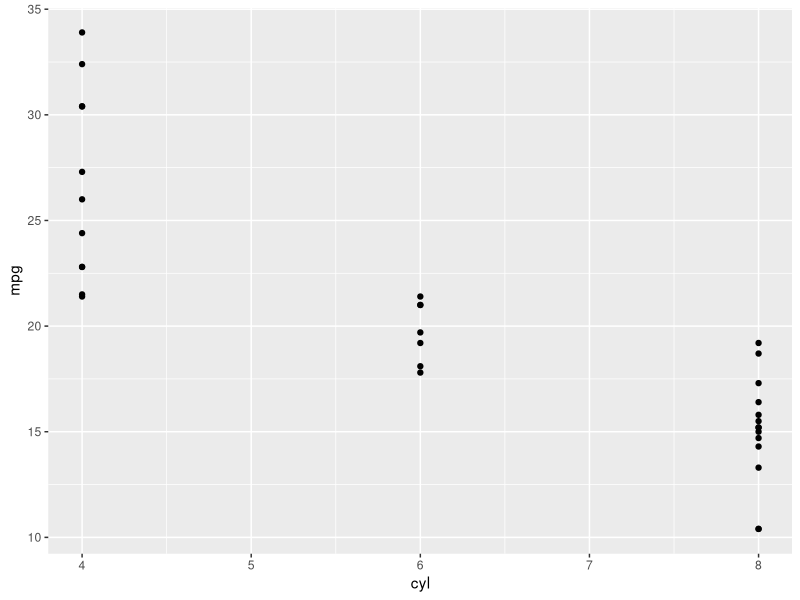
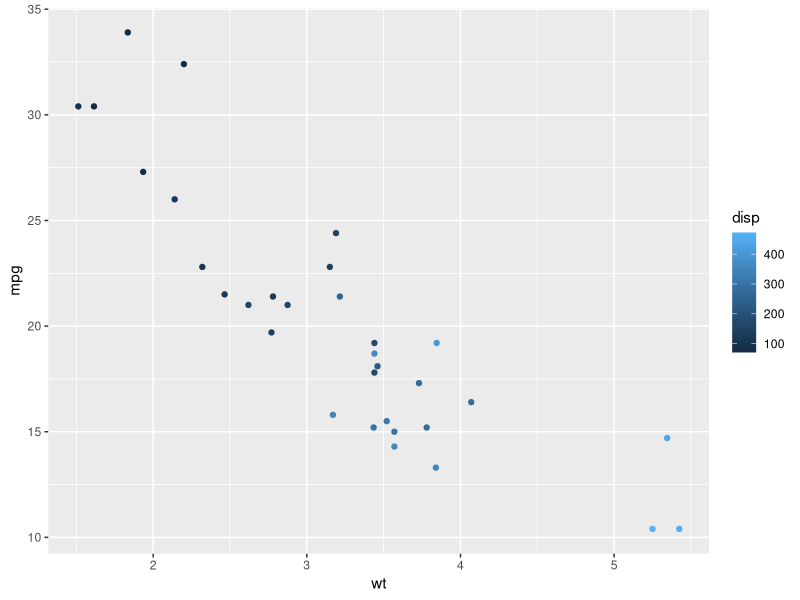
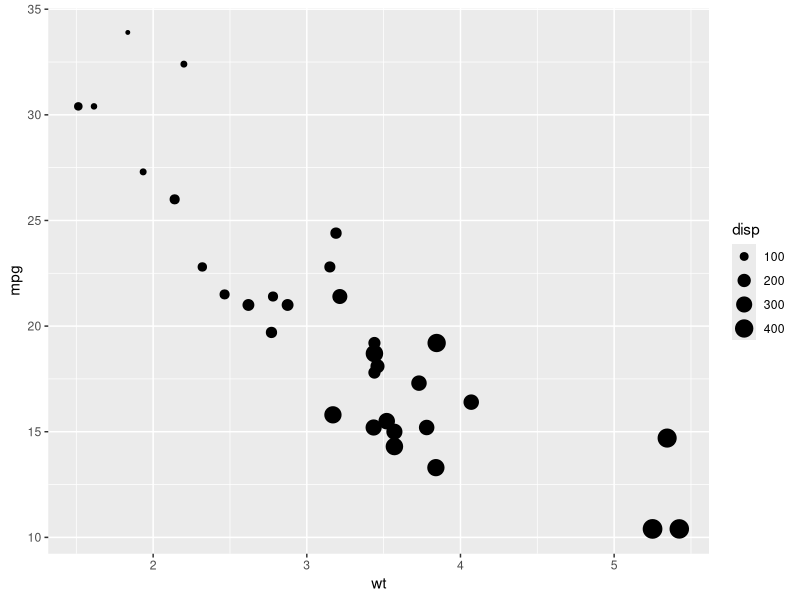
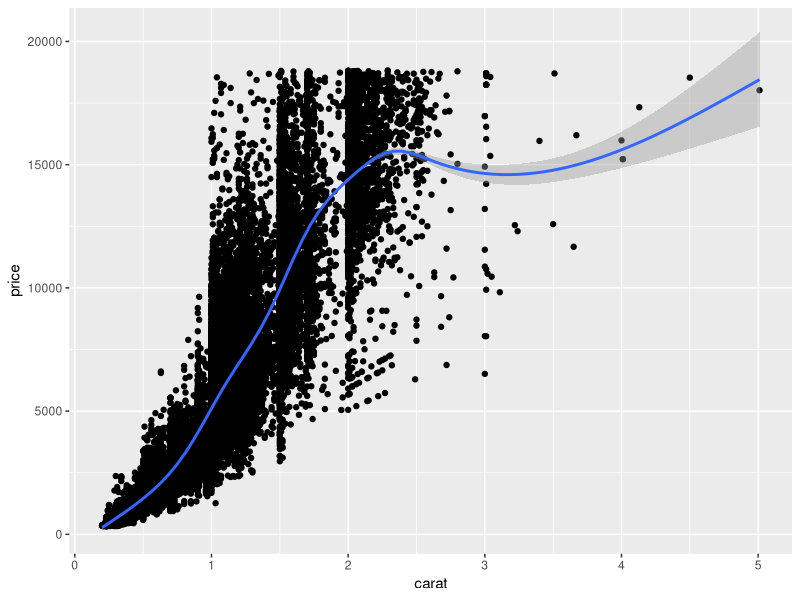
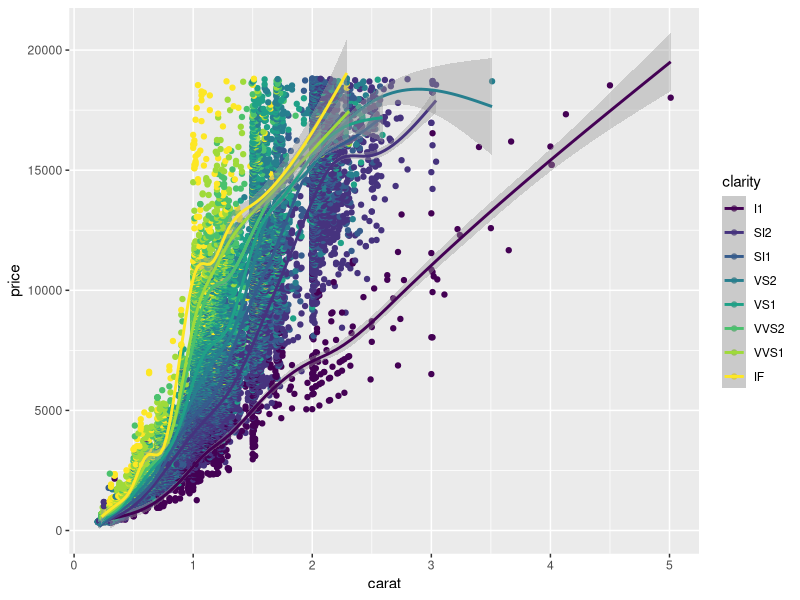
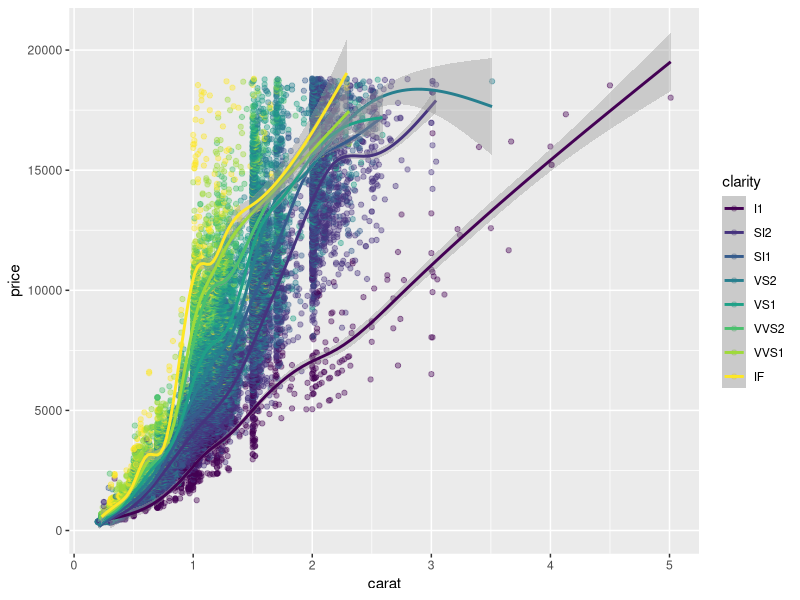
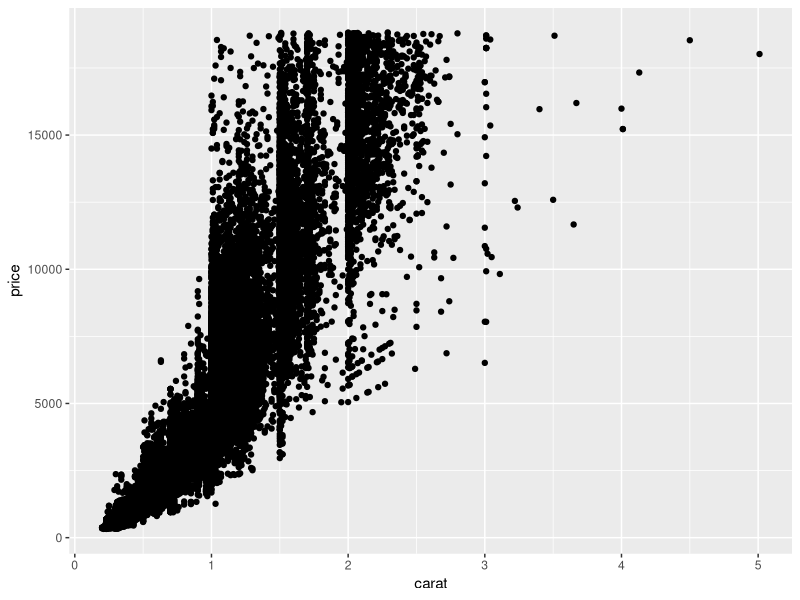
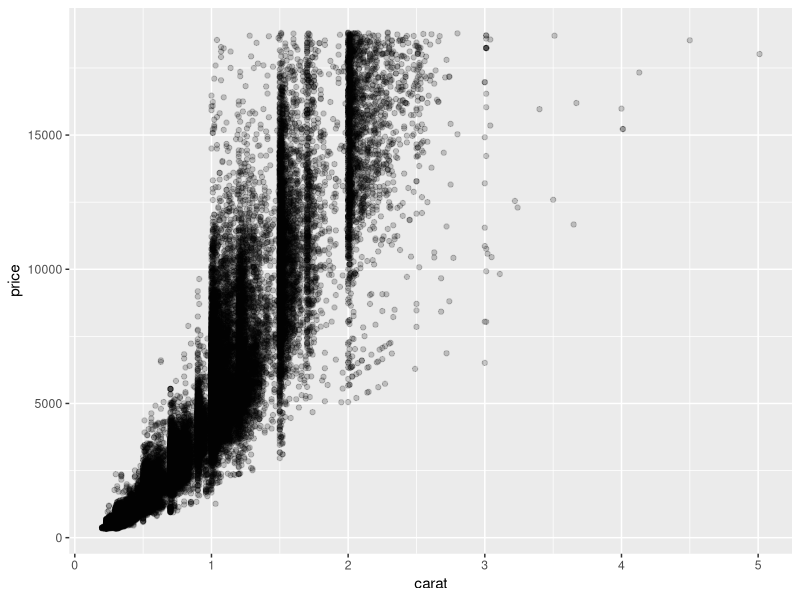

These charts were generated, in order, by the following R code: (Note: this script raises an error after producing the figures.)
# Load the ggplot2 package
library(ggplot2)

# Explore the mtcars data frame with str()
str(mtcars)

# Execute the following command
ggplot(mtcars, aes(cyl, mpg)) +
    geom_point()

# Change the color aesthetic to a size aesthetic
ggplot(mtcars, aes(wt, mpg, color = disp)) +
    geom_point()

# Change the color aesthetic to a size aesthetic
ggplot(mtcars, aes(wt, mpg, size = disp)) +
    geom_point()


# Explore the diamonds data frame with str()
str(diamonds)

# Add geom_smooth() with +
ggplot(diamonds, aes(carat, price)) +
    geom_point() +
    geom_smooth()


# Map the color aesthetic to clarity
ggplot(diamonds, aes(carat, price, color = clarity)) +
    geom_point() +
    geom_smooth()

# Make the points 40% opaque
ggplot(diamonds, aes(carat, price, color = clarity)) +
    geom_point(alpha = 0.4) +
    geom_smooth()

#how to save plots as variables
# Draw a ggplot
plt_price_vs_carat <- ggplot(
    # Use the diamonds dataset
    diamonds,
    # For the aesthetics, map x to carat and y to price
    aes(carat, price)
) 

# Add a point layer to plt_price_vs_carat
plt_price_vs_carat + geom_point()

# From previous step
plt_price_vs_carat <- ggplot(diamonds, aes(carat, price))

# Edit this to make points 20% opaque: plt_price_vs_carat_transparent
plt_price_vs_carat_transparent <- plt_price_vs_carat + geom_point(alpha = 0.2)

# See the plot
plt_price_vs_carat_transparent

# From previous step
plt_price_vs_carat <- ggplot(diamonds, aes(carat, price))

# Edit this to map color to clarity,
# Assign the updated plot to a new object
plt_price_vs_carat_by_clarity <- plt_price_vs_carat + geom_point(aes(color = clarity))

# See the plot
plt_price_vs_carat_by_clarity

# Map x to mpg and y to fcyl
ggplot(mtcars, aes(mpg, fcyl)) +
    geom_point()

# Swap mpg and fcyl
ggplot(mtcars, aes(fcyl, mpg)) +
    geom_point()

# Map x to wt, y to mpg and color to fcyl
ggplot(mtcars, aes(wt, mpg, color = fcyl)) +
    geom_point()

ggplot(mtcars, aes(wt, mpg, color = fcyl)) +
    # Set the shape and size of the points
    geom_point(shape = 1, size = 4)

#All shape values are described on the points() help page.
# Map fcyl to fill
ggplot(mtcars, aes(wt, mpg, fill = fcyl)) +
    geom_point(shape = 1, size = 4)

ggplot(mtcars, aes(wt, mpg, fill = fcyl)) +
    # Change point shape; set alpha
    geom_point(shape = 21, size = 4, alpha = 0.6)

# Map color to fam
ggplot(mtcars, aes(wt, mpg, fill = fcyl, color = fam)) +
    geom_point(shape = 21, size = 4, alpha = 0.6)

# Establish the base layer
plt_mpg_vs_wt <- ggplot(mtcars, aes(wt, mpg)) 
str(mtcars)

# Map fcyl to size
plt_mpg_vs_wt +
    geom_point(aes(size = fcyl))

# Map fcyl to alpha, not size
plt_mpg_vs_wt +
    geom_point(aes(alpha = fcyl))

# Map fcyl to shape, not alpha
plt_mpg_vs_wt +
    geom_point(aes(shape = fcyl))

# Base layer
plt_mpg_vs_wt <- ggplot(mtcars, aes(wt, mpg))

# Use text layer and map fcyl to label
plt_mpg_vs_wt +
    geom_text(aes(label = fcyl))

#Great! label and shape are only applicable to categorical data.
# A hexadecimal color
my_blue <- "#4ABEFF"

ggplot(mtcars, aes(wt, mpg)) +
    # Set the point color and alpha
    geom_point(color = my_blue, alpha = 0.6)

# A hexadecimal color
my_blue <- "#4ABEFF"

# Change the color mapping to a fill mapping
ggplot(mtcars, aes(wt, mpg, fill = fcyl)) +
    # Set point size and shape
    geom_point(color = my_blue, size = 10, shape = 1)

ggplot(mtcars, aes(wt, mpg, color = fcyl)) +
    # Add point layer with alpha 0.5
    geom_point(alpha = 0.5)


ggplot(mtcars, aes(wt, mpg, color = fcyl)) +
    # Add text layer with label rownames(mtcars) and color red
    geom_text(label = row.names(mtcars), color = "red")

ggplot(mtcars, aes(wt, mpg, color = fcyl)) +
    # Add points layer with shape 24 and color yellow
    geom_point(shape = 24, color = "yellow")

# 3 aesthetics: qsec vs. mpg, colored by fcyl
ggplot(mtcars, aes(mpg, qsec, color = fcyl)) +
    geom_point()

# 4 aesthetics: add a mapping of shape to fam
ggplot(mtcars, aes(mpg, qsec, color = fcyl, shape = fam)) +
    geom_point()

# 4 aesthetics: add a mapping of shape to fam
ggplot(mtcars, aes(mpg, qsec, color = fcyl, shape = fam)) +
    geom_point()

ggplot(mtcars, aes(fcyl, fill = fam)) +
    geom_bar() +
    # Set the axis labels
    labs(x = "Number of Cylinders", y = "Count")

#scale_color_manual() defines properties of the color scale (i.e. axis). The first argument sets the legend title. values is a named vector of colors to use.
palette <- c(automatic = "#377EB8", manual = "#E41A1C")

ggplot(mtcars, aes(fcyl, fill = fam)) +
    geom_bar() +
    labs(x = "Number of Cylinders", y = "Count") +
    # Set the fill color scale
    scale_fill_manual("Transmission", values = palette)

palette <- c(automatic = "#377EB8", manual = "#E41A1C")

# Set the position
ggplot(mtcars, aes(fcyl, fill = fam)) +
    geom_bar(position = "dodge") +
    labs(x = "Number of Cylinders", y = "Count")
scale_fill_manual("Transmission", values = palette)

# Plot 0 vs. mpg
ggplot(mtcars, aes(mpg, y =0)) +
    # Add jitter 
    geom_point(position = "jitter")

ggplot(mtcars, aes(mpg, 0)) +
    geom_jitter() +
    # Set the y-axis limits
    ylim(-2, 2)

#Typically, the dependent variable is mapped onto the the y-axis and the independent variable is mapped onto the x-axis.
# Plot price vs. carat, colored by clarity
plt_price_vs_carat_by_clarity <- ggplot(diamonds, aes(carat, price, color = clarity))

# Add a point layer with tiny points
plt_price_vs_carat_by_clarity + geom_point(alpha = 0.5, shape = ".")

# Plot base
plt_mpg_vs_fcyl_by_fam <- ggplot(mtcars, aes(fcyl, mpg, color = fam))

# Default points are shown for comparison
plt_mpg_vs_fcyl_by_fam + geom_point()

# Alter the point positions by jittering, width 0.3
plt_mpg_vs_fcyl_by_fam + geom_point(position = position_jitter(width = 0.3))

# Plot base
plt_mpg_vs_fcyl_by_fam <- ggplot(mtcars, aes(fcyl, mpg, color = fam))

# Default points are shown for comparison
plt_mpg_vs_fcyl_by_fam + geom_point()

# Now jitter and dodge the point positions
plt_mpg_vs_fcyl_by_fam + geom_point(position = position_jitterdodge(jitter.width = 0.3, dodge.width = 0.3))

#Overplotting 3: Low-precision data
ggplot(iris, aes(Sepal.Length, Sepal.Width, color = Species)) +
    # Swap for jitter layer with width 0.1
    geom_jitter(alpha = 0.5, width = 0.1)

ggplot(iris, aes(Sepal.Length, Sepal.Width, color = Species)) +
    # Set the position to jitter
    geom_point(alpha = 0.5, position = "jitter")

ggplot(iris, aes(Sepal.Length, Sepal.Width, color = Species)) +
    # Use a jitter position function with width 0.1
    geom_point(alpha = 0.5, position = position_jitter(width = 0.1))

#Overplotting 4: Integer data
# Examine the structure of Vocab
str(Vocab)

# Plot vocabulary vs. education
ggplot(Vocab, aes(education, vocabulary)) +
    # Add a point layer
    geom_point()

ggplot(Vocab, aes(education, vocabulary)) +
    # Change to a jitter layer
    geom_jitter()

ggplot(Vocab, aes(education, vocabulary)) +
    # Set the transparency to 0.2
    geom_jitter(alpha = 0.2)

ggplot(Vocab, aes(education, vocabulary)) +
    # Set the shape to 1
    geom_jitter(alpha = 0.2, shape = 1)

# Plot mpg
ggplot(mtcars, aes(mpg)) +
    # Add a histogram layer
    geom_histogram()

ggplot(mtcars, aes(mpg)) +
    # Set the binwidth to 1
    geom_histogram(binwidth = 1)

# Map y to ..density..
ggplot(mtcars, aes(mpg, ..density..)) +
    geom_histogram(binwidth = 1)

datacamp_light_blue <- "#51A8C9"

ggplot(mtcars, aes(mpg, ..density..)) +
    # Set the fill color to datacamp_light_blue
    geom_histogram(binwidth = 1, fill = datacamp_light_blue)

#Good job! Histograms are one of the most common exploratory plots for continuous data. If you want to use density on the y-axis be sure to set your binwidth to an intuitive value.
# Update the aesthetics so the fill color is by fam
ggplot(mtcars, aes(mpg, fill = fam)) +
    geom_histogram(binwidth = 1)

ggplot(mtcars, aes(mpg, fill = fam)) +
    # Change the position to dodge
    geom_histogram(binwidth = 1, position = "dodge")

ggplot(mtcars, aes(mpg, fill = fam)) +
    # Change the position to fill
    geom_histogram(binwidth = 1, position = "fill")

ggplot(mtcars, aes(mpg, fill = fam)) +
    # Change the position to identity, with transparency 0.4
    geom_histogram(binwidth = 1, position = "identity", alpha = 0.4)

# Plot fcyl, filled by fam
ggplot(mtcars, aes(fcyl, fill = fam)) +
    # Add a bar layer
    geom_bar()

ggplot(mtcars, aes(fcyl, fill = fam)) +
    # Set the position to "fill"
    geom_bar(position = "fill")

ggplot(mtcars, aes(fcyl, fill = fam)) +
    # Change the position to "dodge"
    geom_bar(position = "dodge")

ggplot(mtcars, aes(cyl, fill = fam)) +
    # Change position to use the functional form, with width 0.2
    geom_bar(position = position_dodge(width = 0.2))

ggplot(mtcars, aes(cyl, fill = fam)) +
    # Set the transparency to 0.6
    geom_bar(position = position_dodge(width = 0.2), alpha = 0.6)

# Plot education, filled by vocabulary
ggplot(Vocab, aes(education, fill = vocabulary))

# Plot education, filled by vocabulary
ggplot(Vocab, aes(education, fill = vocabulary)) +
    # Add a bar layer with position "fill"
    geom_bar(position = "fill")

# Plot education, filled by vocabulary
ggplot(Vocab, aes(education, fill = vocabulary)) +
    # Add a bar layer with position "fill"
    geom_bar(position = "fill") +
    # Add a brewer fill scale with default palette
    scale_fill_brewer()

# Print the head of economics
head(economics)

# Using economics, plot unemploy vs. date
ggplot(economics, aes(date, unemploy)) +
    # Make it a line plot
    geom_line()

# Change the y-axis to the proportion of the population that is unemployed
ggplot(economics, aes(date, unemploy / pop)) +
    geom_line()

# Plot the Rainbow Salmon time series
ggplot(fish.species, aes(x = Year, y = Rainbow)) +
    geom_line()


# Plot the Pink Salmon time series
ggplot(fish.species, aes(Year, Pink)) +
    geom_line()


# Plot multiple time-series by grouping by species
ggplot(fish.tidy, aes(Year, Capture)) +
    geom_line(aes(group = Species))

# Plot multiple time-series by coloring by species
ggplot(fish.tidy, aes(x = Year, y = Capture, color = Species)) +
    geom_line()

# View the default plot
plt_prop_unemployed_over_time

# Remove legend entirely
plt_prop_unemployed_over_time +
    theme(legend.position = "none")

# Position the legend at the bottom of the plot
plt_prop_unemployed_over_time +
    theme(legend.position = "bottom")

# Position the legend inside the plot at (0.6, 0.1)
plt_prop_unemployed_over_time +
    theme(legend.position = c(0.6, 0.1))

plt_prop_unemployed_over_time +
    theme(
        # For all rectangles, set the fill color to grey92
        rect = element_rect(fill = "grey92"),
        # For the legend key, turn off the outline
        legend.key = element_rect(color = NA)
    )

plt_prop_unemployed_over_time +
    theme(
        rect = element_rect(fill = "grey92"),
        legend.key = element_rect(color = NA),
        # Turn off axis ticks
        axis.ticks = element_blank(),
        # Turn off the panel grid
        panel.grid = element_blank()
    )

plt_prop_unemployed_over_time +
    theme(
        rect = element_rect(fill = "grey92"),
        legend.key = element_rect(color = NA),
        axis.ticks = element_blank(),
        panel.grid = element_blank(),
        # Add major y-axis panel grid lines back
        panel.grid.major.y = element_line(
            # Set the color to white
            color = "white",
            # Set the size to 0.5
            size = 0.5,
            # Set the line type to dotted
            linetype = "dotted"
        )
    )

plt_prop_unemployed_over_time +
    theme(
        rect = element_rect(fill = "grey92"),
        legend.key = element_rect(color = NA),
        axis.ticks = element_blank(),
        panel.grid = element_blank(),
        panel.grid.major.y = element_line(
            color = "white",
            size = 0.5,
            linetype = "dotted"
        ),
        # Set the axis text color to grey25
        axis.text = element_text(color = "grey25"),
        # Set the plot title font face to italic and font size to 16
        plot.title = element_text(size = 16, face = "italic")
    )

# View the original plot
plt_mpg_vs_wt_by_cyl

plt_mpg_vs_wt_by_cyl +
    theme(
        # Set the axis tick length to 2 lines
        axis.ticks.length = unit(2, "lines")
    )

plt_mpg_vs_wt_by_cyl +
    theme(
        # Set the legend key size to 3 centimeters
        legend.key.size = unit(3, "cm")
    )

plt_mpg_vs_wt_by_cyl +
    theme(
        # Set the legend margin to (20, 30, 40, 50) points
        legend.margin = margin(20, 30, 40, 50, "pt")
    )

plt_mpg_vs_wt_by_cyl +
    theme(
        # Set the plot margin to (10, 30, 50, 70) millimeters
        plot.margin = margin(10, 30, 50, 70, "mm")
    )

#built-in themes
# Add a black and white theme
plt_prop_unemployed_over_time +
    theme_bw()

# Add a void theme
plt_prop_unemployed_over_time +
    theme_classic()

# Add a void theme
plt_prop_unemployed_over_time +
    theme_void()

# Use the fivethirtyeight theme
plt_prop_unemployed_over_time +
    theme_fivethirtyeight()

# Use Tufte's theme
plt_prop_unemployed_over_time +
    theme_tufte()

# Use the Wall Street Journal theme
plt_prop_unemployed_over_time +
    theme_wsj()

# Theme layer saved as an object, theme_recession
theme_recession <- theme(
    rect = element_rect(fill = "grey92"),
    legend.key = element_rect(color = NA),
    axis.ticks = element_blank(),
    panel.grid = element_blank(),
    panel.grid.major.y = element_line(color = "white", size = 0.5, linetype = "dotted"),
    axis.text = element_text(color = "grey25"),
    plot.title = element_text(face = "italic", size = 16),
    legend.position = c(0.6, 0.1)
)

# Combine the Tufte theme with theme_recession
theme_tufte_recession <- theme_tufte() + theme_recession

# Add the recession theme to the plot
plt_prop_unemployed_over_time + theme_tufte_recession

theme_recession <- theme(
    rect = element_rect(fill = "grey92"),
    legend.key = element_rect(color = NA),
    axis.ticks = element_blank(),
    panel.grid = element_blank(),
    panel.grid.major.y = element_line(color = "white", size = 0.5, linetype = "dotted"),
    axis.text = element_text(color = "grey25"),
    plot.title = element_text(face = "italic", size = 16),
    legend.position = c(0.6, 0.1)
)
theme_tufte_recession <- theme_tufte() + theme_recession

# Set theme_tufte_recession as the default theme
theme_set(theme_tufte_recession)

# Draw the plot (without explicitly adding a theme)
plt_prop_unemployed_over_time

plt_prop_unemployed_over_time +
    # Add Tufte's theme
    theme_tufte()

plt_prop_unemployed_over_time +
    theme_tufte() +
    theme(
        legend.position = "none",
        axis.ticks = element_blank(),
        # Set the axis title's text color to grey60
        axis.title = element_text(color = "grey60"),
        # Set the axis text's text color to grey60
        axis.text = element_text(color = "grey60")
    )

plt_prop_unemployed_over_time +
    theme_tufte() +
    theme(
        legend.position = "none",
        axis.ticks = element_blank(),
        axis.title = element_text(color = "grey60"),
        axis.text = element_text(color = "grey60"),
        # Set the panel gridlines major y values
        panel.grid.major.y = element_line(
            # Set the color to grey60
            color = "grey60",
            # Set the size to 0.25
            size = 0.25,
            # Set the linetype to dotted
            linetype = "dotted"
        )
    )

# Add a geom_segment() layer
ggplot(gm2007, aes(x = lifeExp, y = country, color = lifeExp)) +
    geom_point(size = 4) +
    geom_segment(aes(xend = 30, yend = country), size = 2)

# Add a geom_text() layer
ggplot(gm2007, aes(x = lifeExp, y = country, color = lifeExp)) +
    geom_point(size = 4) +
    geom_segment(aes(xend = 30, yend = country), size = 2) +
    geom_text(aes(label = lifeExp), color = "white", size = 1.5)

# Set the color scale
palette <- brewer.pal(5, "RdYlBu")[-(2:4)]

# Add a title and caption
ggplot(gm2007, aes(x = lifeExp, y = country, color = lifeExp)) +
    geom_point(size = 4) +
    geom_segment(aes(xend = 30, yend = country), size = 2) +
    geom_text(aes(label = round(lifeExp,1)), color = "white", size = 1.5) +
    scale_x_continuous("", expand = c(0,0), limits = c(30,90), position = "top") +
    scale_color_gradientn(colors = palette) +
    labs(title = "Highest and lowest life expectancies, 2007", caption = "Source: gapminder")

# Define the theme
plt_country_vs_lifeExp +
    theme_classic() +
    theme(axis.line.y = element_blank(),
          axis.ticks.y = element_blank(),
          axis.text = element_text(color = "black"),
          axis.title = element_blank(),
          legend.position = "none")

# Add text
plt_country_vs_lifeExp +
    step_1_themes +
    geom_vline(xintercept = global_mean, color = "grey40", linetype = 3) +
    annotate(
        "text",
        x = x_start, y = y_start,
        label = "The\nglobal\naverage",
        vjust = 1, size = 3, color = "grey40"
    )

# Add a curve
plt_country_vs_lifeExp +
    step_1_themes +
    geom_vline(xintercept = global_mean, color = "grey40", linetype = 3) +
    step_3_annotation +
    annotate(
        "curve",
        x = x_start, y = y_start,
        xend = x_end, yend = y_end,
        arrow = arrow(length = unit(0.2, "cm"), type = "closed"),
        color = "grey40"
    )